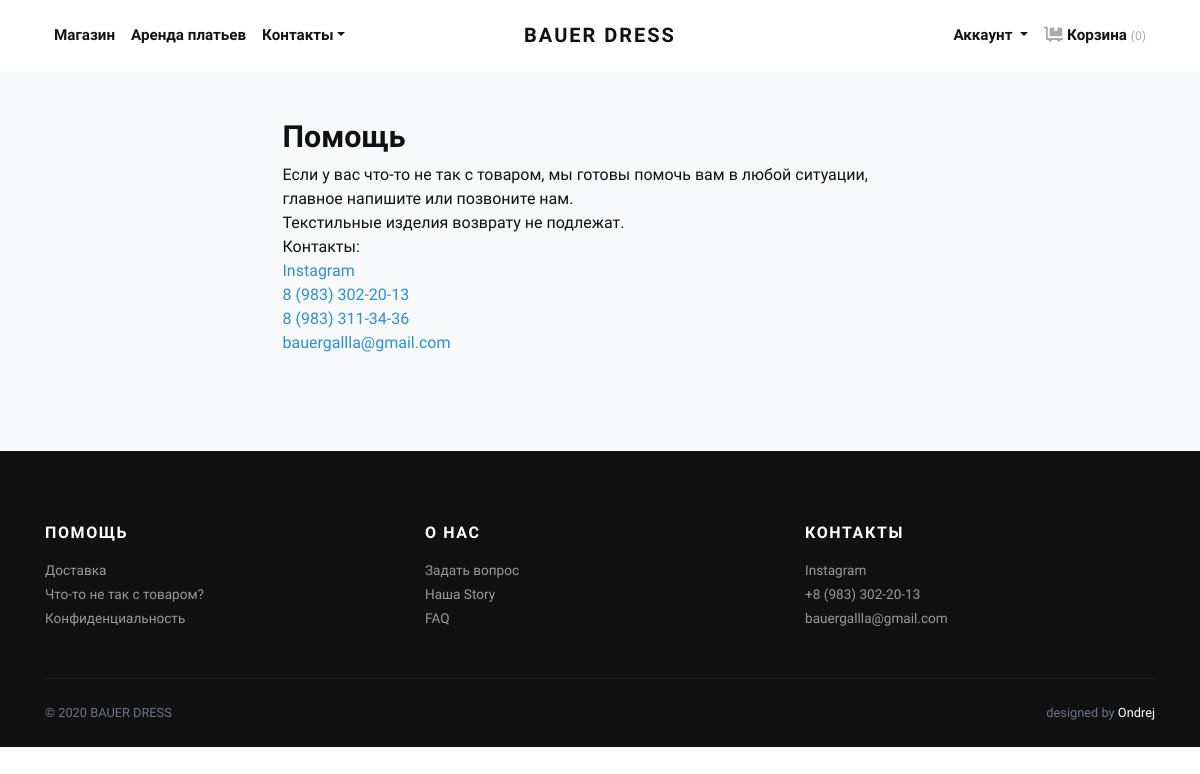
The app's page /info/help/ with its own data.
### information/models.py (models this page shows, shortened)
class Help(models.Model):
	title = models.CharField(max_length=200, blank=False, verbose_name='Заголовок')
	content = RichTextField(blank=False, verbose_name='Контент')
	class Meta:
		verbose_name = "помощь"
		verbose_name_plural = "помощь"

### information/views.py (the view)
# urls.py: path('help/', views.help_page, name='help'),
def help_page(request):
	help = Help.objects.filter(title__isnull=False, content__isnull=False).last()
	return render(request, 'information/help_page.html', {'help': help})

### cart/cart.py (called while the page is built)
	def __len__(self):
		return sum(item['quantity'] for item in self.cart.values())

### cart/context_processors.py (called while the page is built)
def cart(request):
    return {'cart': Cart(request)}

### information/context_processors.py (called while the page is built)
def categories(request):
    return {
       'categories': Category.objects.all(),
    }

### wishlist/context_processors.py (called while the page is built)
def wishlist(request):
	if request.user.is_authenticated:
		try:
			wishlist = Wishlist.objects.get(user=request.user)
		except ObjectDoesNotExist:
			wishlist = Wishlist.objects.create(user=request.user)
		return {'wishlist': wishlist}
	else:
		return {'wishlist': None}

### information/templates/information/help_page.html (shortened to what this page needs)
{% extends 'shop/base.html' %}
{% block content %}
<main class="main-content-wrapper">
    <div class="error-area pt--90 pt-xl--70 pb--120 pb-xl--100 pb-lg--95 pb-sm--90">
        <div class="container">
            <div class="row justify-content-center">
                <div class="col-xl-7 col-lg-8 text-left">
                    <div class="information mt-5 mb-5">
                        {% autoescape off %}
                            <h2>{{ help.title }}</h2>
                            {{ help.content }}
                        {% endautoescape %}
                    </div>
                </div>
            </div>
        </div>
    </div>
</main>
{% endblock %}

### shop/static/shop/css/style.blue.css (style rules this page uses)
body { font-family: "Libre Franklin", sans-serif; font-size: 1rem; font-weight: 400; line-height: 1.5; color: #111111; background-color: #fff; }
a { color: #2b90d9; text-decoration: none; }
h1, h2, h3, h4, h5, h6, .h1, .h2, .h3, .h4, .h5, .h6 { margin-bottom: 0.5rem; font-family: inherit; font-weight: 900; line-height: 1.2; color: inherit; }
h2, .h2 { font-size: 1.9rem; }

### records on screen
Help: title "Помощь", content "Если у вас что-то не так с товаром, мы готовы помочь вам в любой ситуации, главное напишите или позвоните нам. Текстильные изделия возврату не подлежат. Контакты: Instagram 8 (983) 302-20-13 8 (983) 311-34-36 bauergallla@gmail.com"
